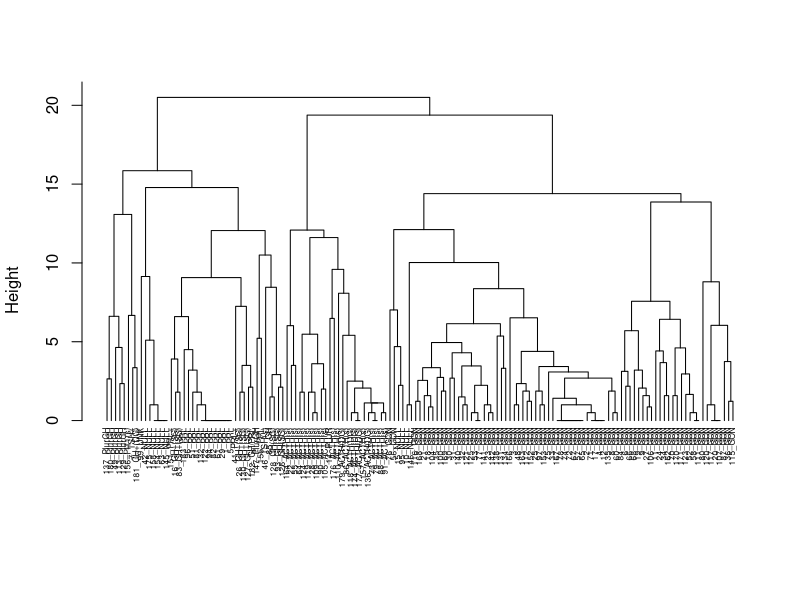
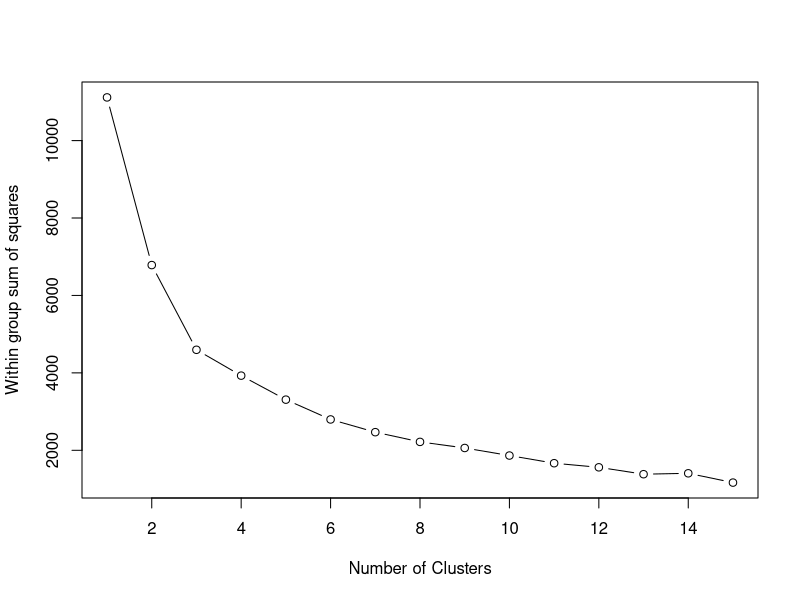
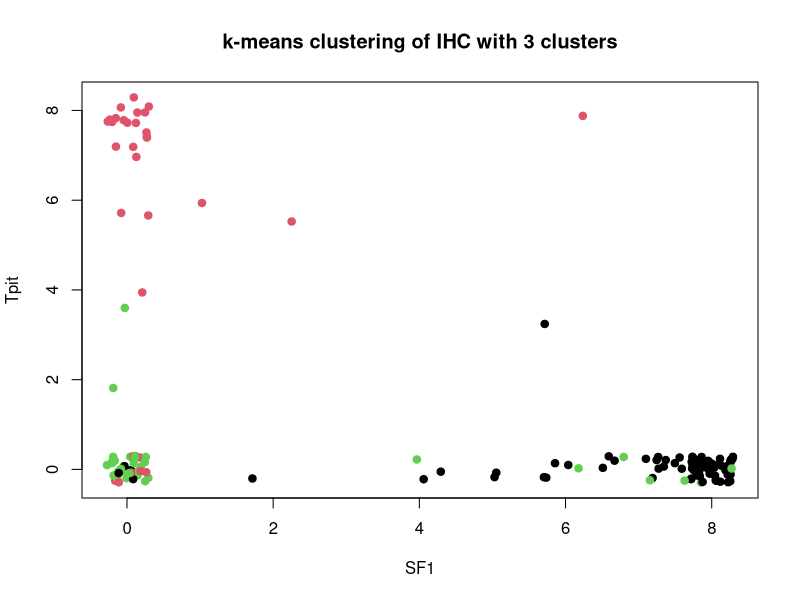
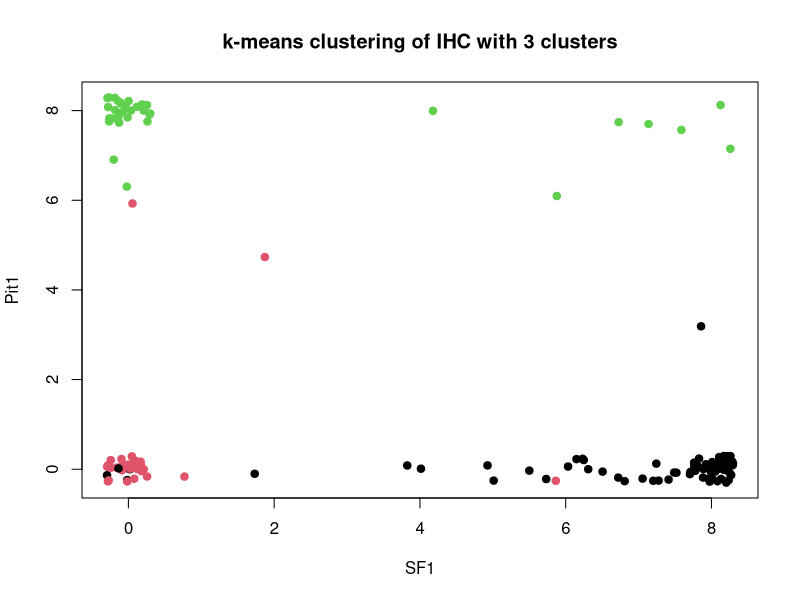
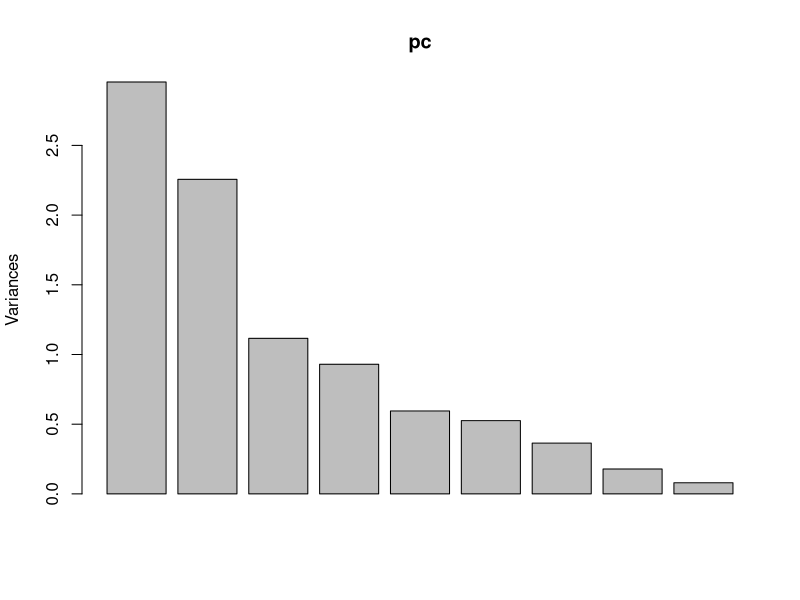
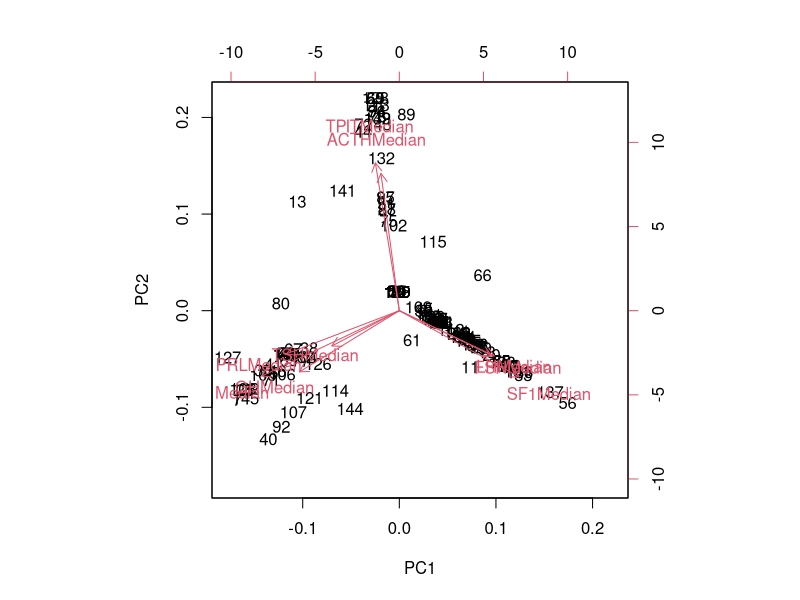
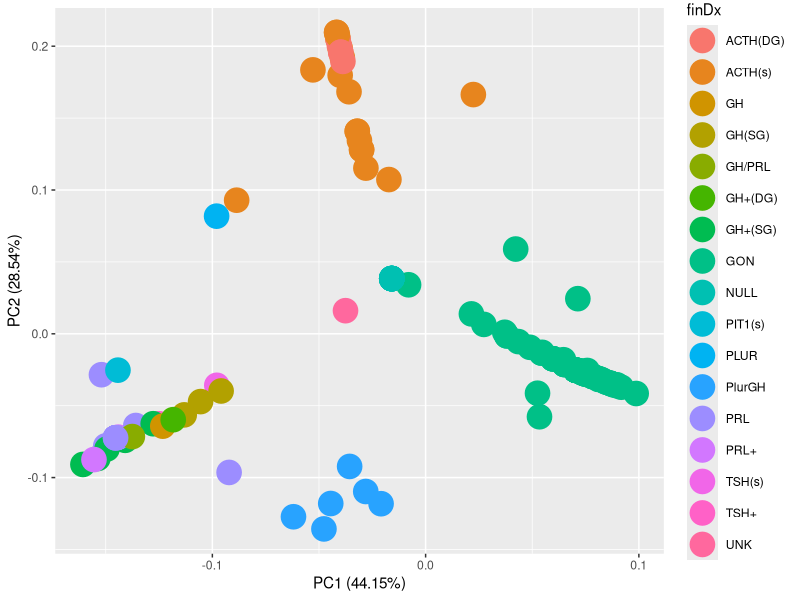
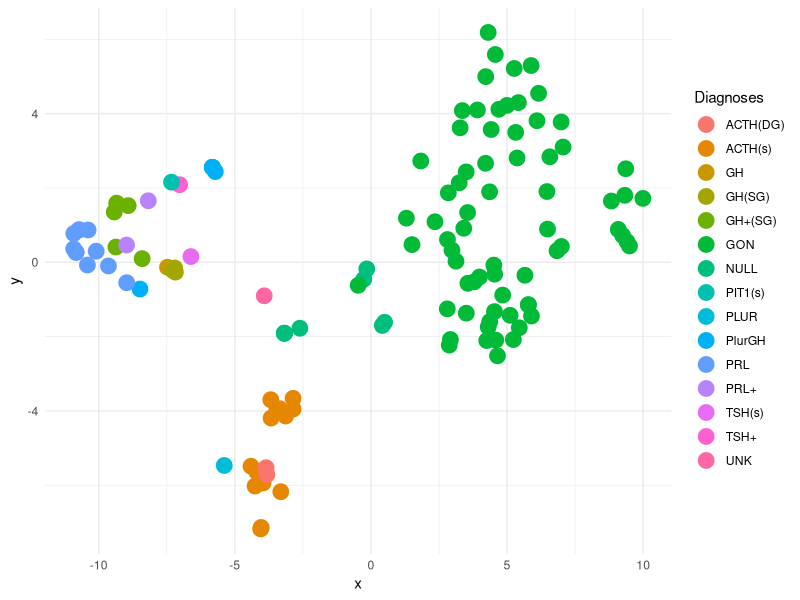

Generate these figures, in order, with R:
## ---- chunk 1
knitr::opts_chunk$set(echo = TRUE)
## ---- chunk 2
library(tidyverse)

patma <- read_csv("data/TpitAddedVillaUpdate.csv")

# Get rid of the Note column
patma <- patma[-30]
patma
## ---- chunk 3
rowsAssigned <- patma %>%
  unite("RowNames", c("CaseID", "finDx")) %>%
  column_to_rownames(var = "RowNames")

df <- rowsAssigned %>% 
  select(SF1Median, Pit1Median, TPITMedian, PRLMedian, GHMedian, TSHMedian, LHMedian, FSHMedian, ACTHMedian, ASUMedian, GATA3Median) %>%
  na.omit()

d <- dist(df, method = "euclidean")

hc1 <- hclust(d, method = "complete")

plot(hc1, 
     main = "", # As an alternative: main = "Hierarchical Clustering",
     xlab = "", 
     sub = "", 
     cex.sub = 1.5,
     cex = 0.5,
     #      cex.main = 2, #this doesn't matter since the label is supressed in line 100 with main = ""
     pty = "m", 
     hang = -2)
## ---- chunk 4
set.seed(2019)
rowsAssigned <- patma %>%
  unite("RowNames", c("CaseID", "finDx")) %>%
  column_to_rownames(var = "RowNames")

km6 <- rowsAssigned %>% 
  select(SF1Median, Pit1Median, TPITMedian, PRLMedian, GHMedian, TSHMedian, LHMedian, FSHMedian, ACTHMedian) %>%
  na.omit() %>% 
  kmeans(6,nstart=20)

glimpse(km6)
str(km6)

km6$cluster %>% sort()
## ---- chunk 5
rowsAssigned <- patma %>%
  unite("RowNames", c("CaseID", "finDx")) %>%
  column_to_rownames(var = "RowNames")

df <- rowsAssigned %>% 
  select(SF1Median, Pit1Median, TPITMedian, PRLMedian, GHMedian, TSHMedian, LHMedian, FSHMedian, ACTHMedian, ASUMedian, GATA3Median) %>%
  na.omit()

wss <- 0

for (i in 1:15) {
  km.out <- kmeans(df, centers = i, nstart = 20, iter.max = 50)
  wss[i] <- km.out$tot.withinss
}

plot(1:15, wss, type = "b",
     xlab = "Number of Clusters",
     ylab = "Within group sum of squares")

k <- 3

km.out <- kmeans(df, centers = 3, nstart = 20, iter.max = 50)

plot(jitter(df$SF1Median, 3), jitter(df$TPITMedian, 3),
     pch = 19,
     col = km.out$cluster,
     main = paste("k-means clustering of IHC with", k, "clusters"),
     xlab = "SF1",
     ylab = "Tpit")

plot(jitter(df$SF1Median, 3), jitter(df$Pit1Median, 3),
     pch = 19,
     col = km.out$cluster,
     main = paste("k-means clustering of IHC with", k, "clusters"),
     xlab = "SF1",
     ylab = "Pit1")
## ---- chunk 6
pc <- patma %>% 
  select(SF1Median, Pit1Median, TPITMedian, PRLMedian, GHMedian, TSHMedian, LHMedian, FSHMedian, ACTHMedian) %>%
  na.omit() %>% 
  prcomp(center = TRUE, scale = TRUE)

summary(pc) # these list the principle components in decending explanatory ability. See proporation of overall variance.
plot(pc) # how many components do you want to include? No set answer
pc # rotation section lets us know the relationship between IHC and principle components
predict(pc)
biplot(pc) # VERY interesting in its ability to distinguish between the Pit1, SF1 and Tpit groups

library(ggfortify)
df <- patma %>% 
  select(SF1Median, Pit1Median, TPITMedian, PRLMedian, GHMedian, TSHMedian, LHMedian, FSHMedian, ACTHMedian) %>%
  na.omit()

trimmedSet <- patma %>% 
  select(SF1Median, Pit1Median, TPITMedian, PRLMedian, GHMedian, TSHMedian, LHMedian, FSHMedian, ACTHMedian, finDx) %>%
  na.omit()

# Try fct_lumping the trimmed set so that the principle component display doesn't look so busy. See GATA3 code to see how I did it then. 

autoplot(prcomp(df), data = trimmedSet, colour = 'finDx', size = 8)
## ---- chunk 7
library(Rtsne)
patma_unique <- patma %>% 
  na.omit() %>% 
  unique()

patma_matrix <- as.matrix(patma_unique[,c(4:12, 18, 23, 24)])

set.seed(2019)
tsne_out <- Rtsne(patma_matrix, check_duplicates = FALSE, theta = 0.0) 

library(ggplot2)
tsne_plot <- data.frame(x = tsne_out$Y[,1], y = tsne_out$Y[,2], Diagnoses = patma_unique$finDx)

ggplot(tsne_plot) + 
  geom_point(aes(x=x, y=y, color=Diagnoses), size = 5) +
  theme_minimal()
## ---- chunk 8
df <- patma %>% 
  select(SF1Median, Pit1Median, TPITMedian, PRLMedian, GHMedian, TSHMedian, LHMedian, FSHMedian, ACTHMedian) %>%
  na.omit()

factanal(df, 1)
factanal(df, 2)
factanal(df, 3)
factanal(df, 4)
